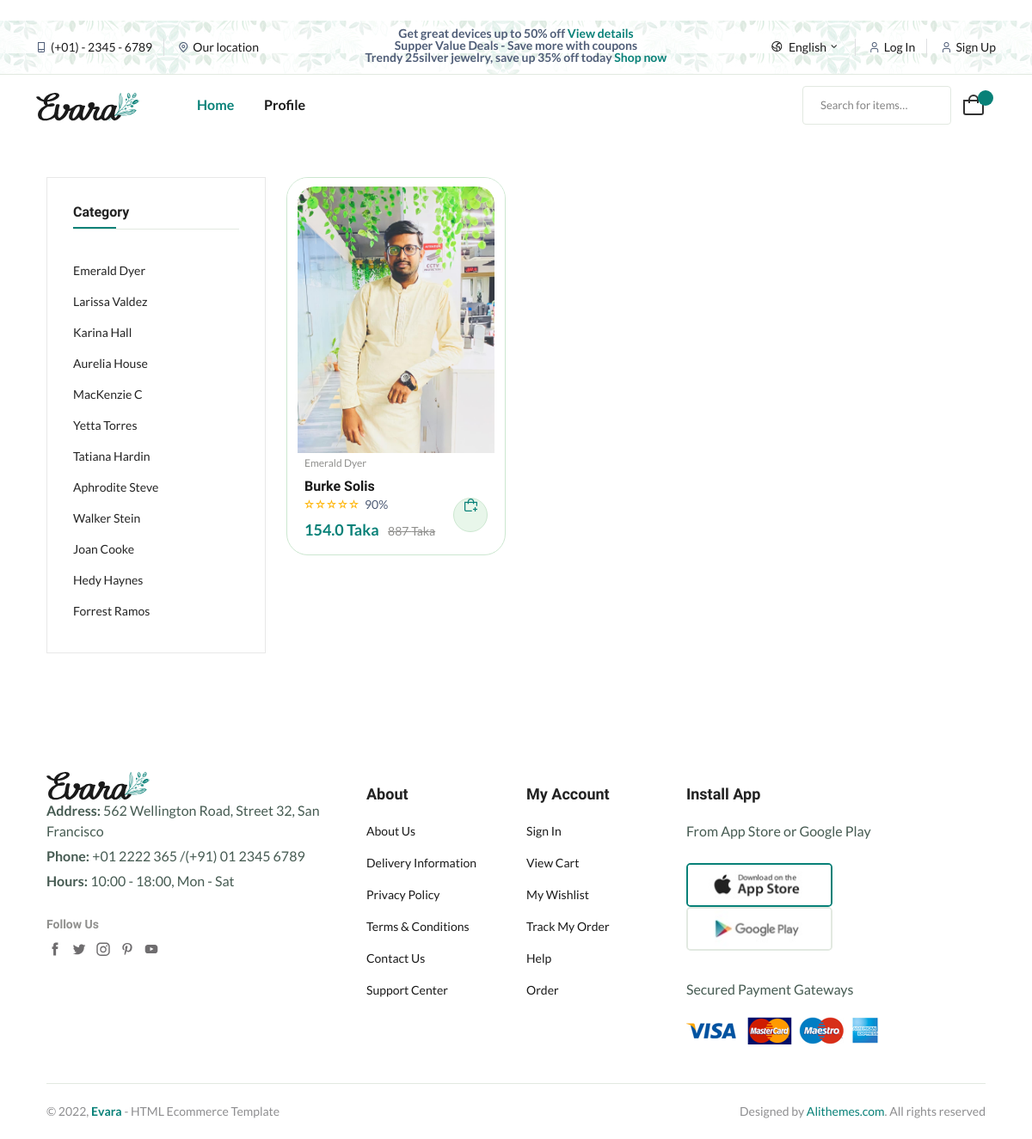
Screenshot of /?cat_id=2 with the database file from the repository.
### Product/models.py (models this page shows, shortened)
class Catagory(models.Model):
    name = models.CharField(max_length=15)
    def __str__(self):
        return str(self.name)

class Product(models.Model):
    name = models.CharField(max_length=15)
    pic = models.ImageField(upload_to='Prod_pic/', null=True, blank=True)
    catagory = models.ForeignKey(Catagory, on_delete=models.CASCADE)
    description = models.TextField()
    price = models.FloatField()
    stock = models.PositiveIntegerField()
    discount_price = models.PositiveIntegerField()
    quantity = models.PositiveIntegerField(null=True, blank=True)

### Account/views.py (the view)
# urls.py: path('', home, name='home'),
def home(request):
    user = request.user
    if user.is_authenticated:
        cart_obj = Cart.objects.filter(user=request.user)
        cart_len = len(cart_obj)
    cat_id = request.GET.get('cat_id')
    search = request.GET.get('search')
    cartProd = [p for p in Cart.objects.all() if p.user == user]
    if cartProd:
        total = 0.00
        for p in cartProd:
            totalAmount = (p.quantity) * (p.product.price)
            total = total + totalAmount
    if cat_id:
        p = Product.objects.filter(catagory=cat_id)
    elif search:
        p = Product.objects.filter(name__icontains=search)
    else:
        p = Product.objects.all()
    c = Catagory.objects.all()
    return render(request, 'home.html', locals())

### Templates/Home.html (shortened to what this page needs)
﻿{% extends 'base.html' %}
{% load static %}
{% block body %}
<div class="container">
<br>
    <section class="product-tabs pt-25 pb-20 wow fadeIn animated">
            <div class="container">
                <div class="row">
                    <div class="col-lg-3">
                        <div class="widget-category mb-30">
                            <h5 class="section-title style-1 mb-30 wow fadeIn animated">Category</h5>
                            <ul class="categories">
                                {% for i in c %}
                                <li><a href="/?cat_id={{i.id}}">{{i.name}}</a></li>
                                {% endfor %}
                            </ul>
                        </div>
                    </div>
                    <div class="col-lg-9">
                        <div class="tab-content wow fadeIn animated" id="myTabContent">
                            <div class="tab-pane fade show active" id="tab-one" role="tabpanel" aria-labelledby="tab-one">
                                <div class="row product-grid-4">
                                    {% for i in p %}
                                    <div class="col-lg-4 col-md-4 col-12 col-sm-6">
                                        <div class="product-cart-wrap mb-30">
                                            <div class="product-img-action-wrap">
                                                <div class="product-img product-img-zoom">
                                                    <a href="{% url 'product_details' i.id %}">
                                                        <img class="default-img" src="{{i.pic.url}}" alt="">
                                                    </a>
                                                </div>
                                            </div>
                                            <div class="product-content-wrap">
                                                <div class="product-category">
                                                    <a href="shop-grid-right.html">{{i.catagory}}</a>
                                                </div>
                                                <h2><a href="{% url 'product_details' i.id %}">{{i.name}}</a></h2>
                                                <div class="rating-result" title="90%">
                                                    <span>
                                                        <span>90%</span>
                                                    </span>
                                                </div>
                                                <div class="product-price">
                                                    <span>{{i.price}} Taka </span>
                                                    <span class="old-price">{{i.discount_price}} Taka</span>
                                                </div>
                                                <div class="product-action-1 show">
                                                    <a aria-label="Add To Cart" class="action-btn hover-up" href="{% url 'addtoCart' i.id %}"><i class="fi-rs-shopping-bag-add"></i></a>
                                                </div>
                                            </div>
                                        </div>
                                    </div>
                                    {% endfor %}
                                </div>
                            </div>
                        </div>
                    </div>
                </div>
            </div>
        </section>
<br>
<br>
{% endblock %}

### Templates/base.html (shortened to what this page needs)
<!DOCTYPE html>
{% load static %}
<html class="no-js" lang="en">
    <head>
        <link rel="stylesheet" href="https://cdnjs.cloudflare.com/ajax/libs/font-awesome/6.4.0/css/all.min.css" />
        <link rel="stylesheet" href="{% static 'assets/css/main.css' %}">
    </head>
<body>
    <header class="header-area header-style-5">
        <div class="header-top header-top-ptb-1 d-none d-lg-block">
            <div class="container">
                <div class="row align-items-center">
                    <div class="col-xl-3 col-lg-4">
                        <div class="header-info">
                            <ul>
                                <li><i class="fi-rs-smartphone"></i> <a href="#">(+01) - 2345 - 6789</a></li>
                                <li><i class="fi-rs-marker"></i><a  href="page-contact.html">Our location</a></li>
                            </ul>
                        </div>
                    </div>
                    <div class="col-xl-6 col-lg-4">
                        <div class="text-center">
                            <div id="news-flash" class="d-inline-block">
                                <ul>
                                    <li>Get great devices up to 50% off <a href="shop-grid-right.html">View details</a></li>
                                    <li>Supper Value Deals - Save more with coupons</li>
                                    <li>Trendy 25silver jewelry, save up 35% off today <a href="shop-grid-right.html">Shop now</a></li>
                                </ul>
                            </div>
                        </div>
                    </div>
                    <div class="col-xl-3 col-lg-4">
                        <div class="header-info header-info-right">
                            <ul>
                                <li>
                                    <a class="language-dropdown-active" href="#"> <i class="fi-rs-world"></i> English <i class="fi-rs-angle-small-down"></i></a>
                                </li>
                                {% if user.is_authenticated %}
                                <li><i class="fi-rs-user"></i><a href="{% url 'logout' %}">Log Out</a></li>
                                {% else %}
                                <li><i class="fi-rs-user"></i><a href="{% url 'login' %}">Log In</a></li>
                                <li><i class="fi-rs-user"></i><a href="{% url 'reg' %}">Sign Up</a></li>
                                {% endif %}
                            </ul>
                        </div>
                    </div>
                </div>
            </div>
        </div>
        <div class="header-bottom sticky-bar sticky-white-bg">
            <div class="container">
                <div class="header-wrap header-space-between position-relative">
                    <div class="logo logo-width-1">
                        <a href="{% url 'home' %}"><img src="{% static 'assets/imgs/theme/logo.svg' %}" alt="logo"></a>
                    </div>
                    <div class="main-menu main-menu-grow main-menu-padding-1 main-menu-lh-1 main-menu-mrg-1 hm3-menu-padding d-none d-lg-block hover-boder">
                        <nav>
                            <ul>
                                <li><a class="active" href="{% url 'home' %}">Home </a>
                                </li>
                                <li><a href="{% url 'prof' %}">Profile </a>
                                </li>
                            </ul>
                        </nav>
                    </div>
                    <div class="header-action-right">
                        <form method="get">
                            <div class="search-style-2" >
                            <input type="text" placeholder="Search for items…" name="search">
                            </div>
                        </form>
                        <div class="header-action-2">
                            <div class="header-action-icon-2">
                                <a class="mini-cart-icon" href="{% url 'cartPage' %}">
                                    <img alt="Evara" src="{% static 'assets/imgs/theme/icons/icon-cart.svg' %}">
                                    <span class="pro-count blue">{{cart_len}}</span>
                                </a>
                            </div>
                        </div>
                    </div>
                </div>
            </div>
        </div>
    </header>
    {% block body %}{% endblock %}
    <footer class="main">
        <section class="section-padding footer-mid">
            <div class="container pt-15 pb-20">
                <div class="row">
                    <div class="col-lg-4 col-md-6">
                        <div class="widget-about font-md mb-md-5 mb-lg-0">
                            <div class="logo logo-width-1 wow fadeIn animated">
                                <a href="index.html"><img src="{% static 'assets/imgs/theme/logo.svg' %}" alt="logo"></a>
                            </div>
                            <p class="wow fadeIn animated">
                                <strong>Address: </strong>562 Wellington Road, Street 32, San Francisco
                            </p>
                            <p class="wow fadeIn animated">
                                <strong>Phone: </strong>+01 2222 365 /(+91) 01 2345 6789
                            </p>
                            <p class="wow fadeIn animated">
                                <strong>Hours: </strong>10:00 - 18:00, Mon - Sat
                            </p>
                            <h5 class="mb-10 mt-30 fw-600 text-grey-4 wow fadeIn animated">Follow Us</h5>
                            <div class="mobile-social-icon wow fadeIn animated mb-sm-5 mb-md-0">
                                <a href="#"><img src="{% static 'assets/imgs/theme/icons/icon-facebook.svg' %}" alt=""></a>
                                <a href="#"><img src="{% static 'assets/imgs/theme/icons/icon-twitter.svg' %}" alt=""></a>
                                <a href="#"><img src="{% static 'assets/imgs/theme/icons/icon-instagram.svg' %}" alt=""></a>
                                <a href="#"><img src="{% static 'assets/imgs/theme/icons/icon-pinterest.svg' %}" alt=""></a>
                                <a href="#"><img src="{% static 'assets/imgs/theme/icons/icon-youtube.svg' %}" alt=""></a>
                            </div>
                        </div>
                    </div>
                    <div class="col-lg-2 col-md-3">
                        <h5 class="widget-title wow fadeIn animated">About</h5>
                        <ul class="footer-list wow fadeIn animated mb-sm-5 mb-md-0">
                            <li><a href="#">About Us</a></li>
                            <li><a href="#">Delivery Information</a></li>
                            <li><a href="#">Privacy Policy</a></li>
                            <li><a href="#">Terms &amp; Conditions</a></li>
                            <li><a href="#">Contact Us</a></li>
                            <li><a href="#">Support Center</a></li>
                        </ul>
                    </div>
                    <div class="col-lg-2  col-md-3">
                        <h5 class="widget-title wow fadeIn animated">My Account</h5>
                        <ul class="footer-list wow fadeIn animated">
                            <li><a href="#">Sign In</a></li>
                            <li><a href="#">View Cart</a></li>
                            <li><a href="#">My Wishlist</a></li>
                            <li><a href="#">Track My Order</a></li>
                            <li><a href="#">Help</a></li>
                            <li><a href="#">Order</a></li>
                        </ul>
                    </div>
                    <div class="col-lg-4">
                        <h5 class="widget-title wow fadeIn animated">Install App</h5>
                        <div class="row">
                            <div class="col-md-8 col-lg-12">
                                <p class="wow fadeIn animated">From App Store or Google Play</p>
                                <div class="download-app wow fadeIn animated">
                                    <a href="#" class="hover-up mb-sm-4 mb-lg-0"><img class="active" src="{% static 'assets/imgs/theme/app-store.jpg' %}" alt=""></a>
                                    <a href="#" class="hover-up"><img src="{% static 'assets/imgs/theme/google-play.jpg' %}" alt=""></a>
                                </div>
                            </div>
                            <div class="col-md-4 col-lg-12 mt-md-3 mt-lg-0">
                                <p class="mb-20 wow fadeIn animated">Secured Payment Gateways</p>
                                <img class="wow fadeIn animated" src="{% static 'assets/imgs/theme/payment-method.png' %}" alt="">
                            </div>
                        </div>
                    </div>
                </div>
            </div>
        </section>
        <div class="container pb-20 wow fadeIn animated">
            <div class="row">
                <div class="col-12 mb-20">
                    <div class="footer-bottom"></div>
                </div>
                <div class="col-lg-6">
                    <p class="float-md-left font-sm text-muted mb-0">&copy; 2022, <strong class="text-brand">Evara</strong> - HTML Ecommerce Template </p>
                </div>
                <div class="col-lg-6">
                    <p class="text-lg-end text-start font-sm text-muted mb-0">
                        Designed by <a href="http://alithemes.com" target="_blank">Alithemes.com</a>. All rights reserved
                    </p>
                </div>
            </div>
        </div>
    </footer>
</body>
</html>

### rows the page displays
Catagory: name "Emerald Dyer"
Catagory: name "Larissa Valdez"
Catagory: name "Karina Hall"
Catagory: name "Aurelia House"
Catagory: name "MacKenzie C"
Catagory: name "Yetta Torres"
Catagory: name "Tatiana Hardin"
Catagory: name "Aphrodite Steve"
Catagory: name "Walker Stein"
Catagory: name "Joan Cooke"
Catagory: name "Hedy Haynes"
Catagory: name "Forrest Ramos"
Product: pic (picture), catagory "Emerald Dyer", name "Burke Solis", price "154.0", discount_price "887"
